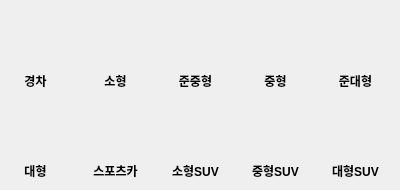
         <widget class="QWidget" name="page_3">
          <widget class="QPushButton" name="large_suv">
           <property name="geometry">
            <rect>
             <x>320</x>
             <y>100</y>
             <width>70</width>
             <height>60</height>
            </rect>
           </property>
           <property name="cursor">
            <cursorShape>PointingHandCursor</cursorShape>
           </property>
           <property name="text">
            <string/>
           </property>
           <property name="icon">
            <iconset>
             <normaloff>../../../../Downloads/DB/cartype/largesuv.png</normaloff>../../../../Downloads/DB/cartype/largesuv.png</iconset>
           </property>
           <property name="iconSize">
            <size>
             <width>70</width>
             <height>70</height>
            </size>
           </property>
           <property name="checkable">
            <bool>false</bool>
           </property>
           <property name="autoExclusive">
            <bool>false</bool>
           </property>
           <property name="flat">
            <bool>true</bool>
           </property>
          </widget>
          <widget class="QPushButton" name="light_car">
           <property name="geometry">
            <rect>
             <x>0</x>
             <y>10</y>
             <width>70</width>
             <height>60</height>
            </rect>
           </property>
           <property name="font">
            <font>
             <bold>false</bold>
            </font>
           </property>
           <property name="cursor">
            <cursorShape>PointingHandCursor</cursorShape>
           </property>
           <property name="toolTipDuration">
            <number>-1</number>
           </property>
           <property name="layoutDirection">
            <enum>Qt::LeftToRight</enum>
           </property>
           <property name="inputMethodHints">
            <set>Qt::ImhNone</set>
           </property>
           <property name="text">
            <string/>
           </property>
           <property name="icon">
            <iconset>
             <normaloff>../../../../Downloads/DB/cartype/lihgtcar.png</normaloff>../../../../Downloads/DB/cartype/lihgtcar.png</iconset>
           </property>
           <property name="iconSize">
            <size>
             <width>70</width>
             <height>70</height>
            </size>
           </property>
           <property name="checkable">
            <bool>false</bool>
           </property>
           <property name="autoExclusive">
            <bool>false</bool>
           </property>
           <property name="autoDefault">
            <bool>false</bool>
           </property>
           <property name="flat">
            <bool>true</bool>
           </property>
          </widget>
          <widget class="QPushButton" name="midium_suv">
           <property name="geometry">
            <rect>
             <x>240</x>
             <y>100</y>
             <width>70</width>
             <height>60</height>
            </rect>
           </property>
           <property name="cursor">
            <cursorShape>PointingHandCursor</cursorShape>
           </property>
           <property name="text">
            <string/>
           </property>
           <property name="icon">
            <iconset>
             <normaloff>../../../../Downloads/DB/cartype/midiumsuv.png</normaloff>../../../../Downloads/DB/cartype/midiumsuv.png</iconset>
           </property>
           <property name="iconSize">
            <size>
             <width>70</width>
             <height>70</height>
            </size>
           </property>
           <property name="checkable">
            <bool>false</bool>
           </property>
           <property name="autoExclusive">
            <bool>false</bool>
           </property>
           <property name="flat">
            <bool>true</bool>
           </property>
          </widget>
          <widget class="QPushButton" name="large_Car">
           <property name="geometry">
            <rect>
             <x>0</x>
             <y>100</y>
             <width>70</width>
             <height>60</height>
            </rect>
           </property>
           <property name="cursor">
            <cursorShape>PointingHandCursor</cursorShape>
           </property>
           <property name="text">
            <string/>
           </property>
           <property name="icon">
            <iconset>
             <normaloff>../../../../Downloads/DB/cartype/largecar.png</normaloff>../../../../Downloads/DB/cartype/largecar.png</iconset>
           </property>
           <property name="iconSize">
            <size>
             <width>70</width>
             <height>70</height>
            </size>
           </property>
           <property name="checkable">
            <bool>false</bool>
           </property>
           <property name="autoExclusive">
            <bool>false</bool>
           </property>
           <property name="flat">
            <bool>true</bool>
           </property>
          </widget>
          <widget class="QPushButton" name="small_suv">
           <property name="geometry">
            <rect>
             <x>160</x>
             <y>100</y>
             <width>70</width>
             <height>60</height>
            </rect>
           </property>
           <property name="cursor">
            <cursorShape>PointingHandCursor</cursorShape>
           </property>
           <property name="text">
            <string/>
           </property>
           <property name="icon">
            <iconset>
             <normaloff>../../../../Downloads/DB/cartype/smallsuv.png</normaloff>../../../../Downloads/DB/cartype/smallsuv.png</iconset>
           </property>
           <property name="iconSize">
            <size>
             <width>70</width>
             <height>70</height>
            </size>
           </property>
           <property name="checkable">
            <bool>false</bool>
           </property>
           <property name="autoExclusive">
            <bool>false</bool>
           </property>
           <property name="flat">
            <bool>true</bool>
           </property>
          </widget>
          <widget class="QPushButton" name="small_car">
           <property name="geometry">
            <rect>
             <x>80</x>
             <y>10</y>
             <width>70</width>
             <height>60</height>
            </rect>
           </property>
           <property name="cursor">
            <cursorShape>PointingHandCursor</cursorShape>
           </property>
           <property name="text">
            <string/>
           </property>
           <property name="icon">
            <iconset>
             <normaloff>../../../../Downloads/DB/cartype/smallcar.png</normaloff>../../../../Downloads/DB/cartype/smallcar.png</iconset>
           </property>
           <property name="iconSize">
            <size>
             <width>70</width>
             <height>70</height>
            </size>
           </property>
           <property name="checkable">
            <bool>false</bool>
           </property>
           <property name="autoExclusive">
            <bool>false</bool>
           </property>
           <property name="flat">
            <bool>true</bool>
           </property>
          </widget>
          <widget class="QPushButton" name="semimidium_car">
           <property name="geometry">
            <rect>
             <x>160</x>
             <y>10</y>
             <width>70</width>
             <height>60</height>
            </rect>
           </property>
           <property name="cursor">
            <cursorShape>PointingHandCursor</cursorShape>
           </property>
           <property name="text">
            <string/>
           </property>
           <property name="icon">
            <iconset>
             <normaloff>../../../../Downloads/DB/cartype/semimidiumcar.png</normaloff>../../../../Downloads/DB/cartype/semimidiumcar.png</iconset>
           </property>
           <property name="iconSize">
            <size>
             <width>70</width>
             <height>70</height>
            </size>
           </property>
           <property name="checkable">
            <bool>false</bool>
           </property>
           <property name="autoExclusive">
            <bool>false</bool>
           </property>
           <property name="flat">
            <bool>true</bool>
           </property>
          </widget>
          <widget class="QPushButton" name="midium_Car">
           <property name="geometry">
            <rect>
             <x>240</x>
             <y>10</y>
             <width>70</width>
             <height>60</height>
            </rect>
           </property>
           <property name="cursor">
            <cursorShape>PointingHandCursor</cursorShape>
           </property>
           <property name="text">
            <string/>
           </property>
           <property name="icon">
            <iconset>
             <normaloff>../../../../Downloads/DB/cartype/midiumcar.png</normaloff>../../../../Downloads/DB/cartype/midiumcar.png</iconset>
           </property>
           <property name="iconSize">
            <size>
             <width>70</width>
             <height>70</height>
            </size>
           </property>
           <property name="checkable">
            <bool>false</bool>
           </property>
           <property name="autoExclusive">
            <bool>false</bool>
           </property>
           <property name="flat">
            <bool>true</bool>
           </property>
          </widget>
          <widget class="QPushButton" name="sports_car">
           <property name="geometry">
            <rect>
             <x>80</x>
             <y>100</y>
             <width>70</width>
             <height>60</height>
            </rect>
           </property>
           <property name="cursor">
            <cursorShape>PointingHandCursor</cursorShape>
           </property>
           <property name="text">
            <string/>
           </property>
           <property name="icon">
            <iconset>
             <normaloff>../../../../Downloads/DB/cartype/sportscar.png</normaloff>../../../../Downloads/DB/cartype/sportscar.png</iconset>
           </property>
           <property name="iconSize">
            <size>
             <width>70</width>
             <height>70</height>
            </size>
           </property>
           <property name="checkable">
            <bool>false</bool>
           </property>
           <property name="autoExclusive">
            <bool>false</bool>
           </property>
           <property name="flat">
            <bool>true</bool>
           </property>
          </widget>
          <widget class="QPushButton" name="semilarge_car">
           <property name="geometry">
            <rect>
             <x>320</x>
             <y>10</y>
             <width>70</width>
             <height>60</height>
            </rect>
           </property>
           <property name="cursor">
            <cursorShape>PointingHandCursor</cursorShape>
           </property>
           <property name="text">
            <string/>
           </property>
           <property name="icon">
            <iconset>
             <normaloff>../../../../Downloads/DB/cartype/semilargecar.png</normaloff>../../../../Downloads/DB/cartype/semilargecar.png</iconset>
           </property>
           <property name="iconSize">
            <size>
             <width>70</width>
             <height>70</height>
            </size>
           </property>
           <property name="checkable">
            <bool>false</bool>
           </property>
           <property name="autoExclusive">
            <bool>false</bool>
           </property>
           <property name="flat">
            <bool>true</bool>
           </property>
          </widget>
          <widget class="QLabel" name="label_29">
           <property name="geometry">
            <rect>
             <x>0</x>
             <y>70</y>
             <width>71</width>
             <height>21</height>
            </rect>
           </property>
           <property name="font">
            <font>
             <bold>true</bold>
            </font>
           </property>
           <property name="styleSheet">
            <string notr="true">background-color: rgb(255, 255, 255,0);</string>
           </property>
           <property name="text">
            <string>경차</string>
           </property>
           <property name="alignment">
            <set>Qt::AlignCenter</set>
           </property>
          </widget>
          <widget class="QLabel" name="label_30">
           <property name="geometry">
            <rect>
             <x>80</x>
             <y>70</y>
             <width>71</width>
             <height>21</height>
            </rect>
           </property>
           <property name="font">
            <font>
             <bold>true</bold>
            </font>
           </property>
           <property name="styleSheet">
            <string notr="true">background-color: rgb(255, 255, 255,0);</string>
           </property>
           <property name="text">
            <string>소형</string>
           </property>
           <property name="alignment">
            <set>Qt::AlignCenter</set>
           </property>
          </widget>
          <widget class="QLabel" name="label_31">
           <property name="geometry">
            <rect>
             <x>160</x>
             <y>70</y>
             <width>71</width>
             <height>21</height>
            </rect>
           </property>
           <property name="font">
            <font>
             <bold>true</bold>
            </font>
           </property>
           <property name="styleSheet">
            <string notr="true">background-color: rgb(255, 255, 255,0);</string>
           </property>
           <property name="text">
            <string>준중형</string>
           </property>
           <property name="alignment">
            <set>Qt::AlignCenter</set>
           </property>
          </widget>
          <widget class="QLabel" name="label_32">
           <property name="geometry">
            <rect>
             <x>240</x>
             <y>70</y>
             <width>71</width>
             <height>21</height>
            </rect>
           </property>
           <property name="font">
            <font>
             <bold>true</bold>
            </font>
           </property>
           <property name="styleSheet">
            <string notr="true">background-color: rgb(255, 255, 255,0);</string>
           </property>
           <property name="text">
            <string>중형</string>
           </property>
           <property name="alignment">
            <set>Qt::AlignCenter</set>
           </property>
          </widget>
          <widget class="QLabel" name="label_33">
           <property name="geometry">
            <rect>
             <x>80</x>
             <y>160</y>
             <width>71</width>
             <height>21</height>
            </rect>
           </property>
           <property name="font">
            <font>
             <bold>true</bold>
            </font>
           </property>
           <property name="styleSheet">
            <string notr="true">background-color: rgb(255, 255, 255,0);</string>
           </property>
           <property name="text">
            <string>스포츠카</string>
           </property>
           <property name="alignment">
            <set>Qt::AlignCenter</set>
           </property>
          </widget>
          <widget class="QLabel" name="label_34">
           <property name="geometry">
            <rect>
             <x>240</x>
             <y>160</y>
             <width>71</width>
             <height>21</height>
            </rect>
           </property>
           <property name="font">
            <font>
             <bold>true</bold>
            </font>
           </property>
           <property name="styleSheet">
            <string notr="true">background-color: rgb(255, 255, 255,0);</string>
           </property>
           <property name="text">
            <string>중형SUV</string>
           </property>
           <property name="alignment">
            <set>Qt::AlignCenter</set>
           </property>
          </widget>
          <widget class="QLabel" name="label_35">
           <property name="geometry">
            <rect>
             <x>0</x>
             <y>160</y>
             <width>71</width>
             <height>21</height>
            </rect>
           </property>
           <property name="font">
            <font>
             <bold>true</bold>
            </font>
           </property>
           <property name="styleSheet">
            <string notr="true">background-color: rgb(255, 255, 255,0);</string>
           </property>
           <property name="text">
            <string>대형</string>
           </property>
           <property name="alignment">
            <set>Qt::AlignCenter</set>
           </property>
          </widget>
          <widget class="QLabel" name="label_36">
           <property name="geometry">
            <rect>
             <x>160</x>
             <y>160</y>
             <width>71</width>
             <height>21</height>
            </rect>
           </property>
           <property name="font">
            <font>
             <bold>true</bold>
            </font>
           </property>
           <property name="styleSheet">
            <string notr="true">background-color: rgb(255, 255, 255,0);</string>
           </property>
           <property name="text">
            <string>소형SUV</string>
           </property>
           <property name="alignment">
            <set>Qt::AlignCenter</set>
           </property>
          </widget>
          <widget class="QLabel" name="label_37">
           <property name="geometry">
            <rect>
             <x>320</x>
             <y>70</y>
             <width>71</width>
             <height>21</height>
            </rect>
           </property>
           <property name="font">
            <font>
             <bold>true</bold>
            </font>
           </property>
           <property name="styleSheet">
            <string notr="true">background-color: rgb(255, 255, 255,0);</string>
           </property>
           <property name="text">
            <string>준대형</string>
           </property>
           <property name="alignment">
            <set>Qt::AlignCenter</set>
           </property>
          </widget>
          <widget class="QLabel" name="label_38">
           <property name="geometry">
            <rect>
             <x>320</x>
             <y>160</y>
             <width>71</width>
             <height>21</height>
            </rect>
           </property>
           <property name="font">
            <font>
             <bold>true</bold>
            </font>
           </property>
           <property name="styleSheet">
            <string notr="true">background-color: rgb(255, 255, 255,0);</string>
           </property>
           <property name="text">
            <string>대형SUV</string>
           </property>
           <property name="alignment">
            <set>Qt::AlignCenter</set>
           </property>
          </widget>
          <zorder>label_29</zorder>
          <zorder>label_35</zorder>
          <zorder>label_32</zorder>
          <zorder>label_30</zorder>
          <zorder>label_33</zorder>
          <zorder>label_37</zorder>
          <zorder>label_31</zorder>
          <zorder>label_38</zorder>
          <zorder>label_34</zorder>
          <zorder>label_36</zorder>
          <zorder>large_suv</zorder>
          <zorder>light_car</zorder>
          <zorder>midium_suv</zorder>
          <zorder>large_Car</zorder>
          <zorder>small_suv</zorder>
          <zorder>small_car</zorder>
          <zorder>semimidium_car</zorder>
          <zorder>midium_Car</zorder>
          <zorder>sports_car</zorder>
          <zorder>semilarge_car</zorder>
         </widget>
